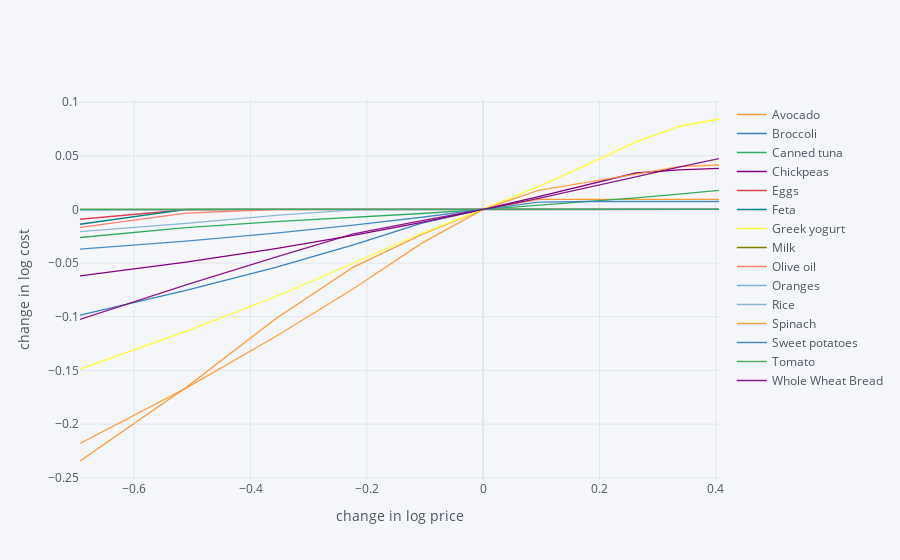

The notebook cell saved with this chart:
### Markdown cell above
## Deliverable [C] Sensitivity of Solution

### If the price of a particular kind of food increases by x%, how much does price of diet change, and how does the composition of the  diet change?

We can now begin deliverable C by graphin the prices from Berkeley Bowls for males age 22 against nutrients.

### Code cell
import cufflinks as cf
cf.go_offline()
scale = [.5,.6,.7,.8,.9,1.,1.1,1.2,1.3,1.4,1.5]
cost0 = solve_subsistence_problem(FoodNutrients,BerkBowlPrices,bminM22,bmaxM22,tol=1e-6).fun
Pricesbb_response={}
for s in scale:
    cost = {}
    for i,p in enumerate(BerkBowlPrices):
        my_p = BerkBowlPrices.copy()
        my_p[i] = p*s
        result = solve_subsistence_problem(FoodNutrients,my_p,bminM22,bmaxM22,tol=1e-6)
        cost[BerkBowlPrices.index[i]] = np.log(result.fun/cost0)
    Pricesbb_response[np.log(s)] = cost
Pricesbb_response = pd.DataFrame(Pricesbb_response).T
Pricesbb_response.iplot(xTitle='change in log price',yTitle='change in log cost')

### Figure 1 — Plotly figure (JSON) as saved in the notebook; plotly's stock layout.template omitted (floating-point values rounded to 4 significant figures)
{"data": [{"line": {"color": "rgba(255, 153, 51, 1.0)", "dash": "solid", "shape": "linear", "width": 1.3}, "mode": "lines", "name": "Avocado", "text": "", "type": "scatter", "x": [-0.6931, -0.5108, -0.3567, -0.2231, -0.1054, 0, 0.09531, 0.1823, 0.2624, 0.3365, 0.4055], "y": [-0.2344, -0.166, -0.1019, -0.05367, -0.02333, 0, 0.009483, 0.009483, 0.009483, 0.009483, 0.009483]}, {"line": {"color": "rgba(55, 128, 191, 1.0)", "dash": "solid", "shape": "linear", "width": 1.3}, "mode": "lines", "name": "Broccoli", "text": "", "type": "scatter", "x": [-0.6931, -0.5108, -0.3567, -0.2231, -0.1054, 0, 0.09531, 0.1823, 0.2624, 0.3365, 0.4055], "y": [-0.09857, -0.07536, -0.05402, -0.03312, -0.01265, 0, 2.149e-09, -7.061e-11, -4.429e-11, -1.193e-10, 1.118e-09]}, {"line": {"color": "rgba(50, 171, 96, 1.0)", "dash": "solid", "shape": "linear", "width": 1.3}, "mode": "lines", "name": "Canned tuna", "text": "", "type": "scatter", "x": [-0.6931, -0.5108, -0.3567, -0.2231, -0.1054, 0, 0.09531, 0.1823, 0.2624, 0.3365, 0.4055], "y": [-0.02612, -0.01684, -0.01133, -0.007538, -0.003762, 0, 0.003705, 0.007232, 0.01075, 0.01425, 0.01774]}, {"line": {"color": "rgba(128, 0, 128, 1.0)", "dash": "solid", "shape": "linear", "width": 1.3}, "mode": "lines", "name": "Chickpeas", "text": "", "type": "scatter", "x": [-0.6931, -0.5108, -0.3567, -0.2231, -0.1054, 0, 0.09531, 0.1823, 0.2624, 0.3365, 0.4055], "y": [-0.06191, -0.04917, -0.03659, -0.02422, -0.01204, 0, 0.01189, 0.02357, 0.03397, 0.03691, 0.03837]}, {"line": {"color": "rgba(219, 64, 82, 1.0)", "dash": "solid", "shape": "linear", "width": 1.3}, "mode": "lines", "name": "Eggs", "text": "", "type": "scatter", "x": [-0.6931, -0.5108, -0.3567, -0.2231, -0.1054, 0, 0.09531, 0.1823, 0.2624, 0.3365, 0.4055], "y": [-0.00911, -0.0002639, 6.048e-08, 3.64e-10, -9.117e-11, 0, -1.047e-10, 1.171e-07, -3.343e-11, -6.979e-11, -8.397e-11]}, {"line": {"color": "rgba(0, 128, 128, 1.0)", "dash": "solid", "shape": "linear", "width": 1.3}, "mode": "lines", "name": "Feta", "text": "", "type": "scatter", "x": [-0.6931, -0.5108, -0.3567, -0.2231, -0.1054, 0, 0.09531, 0.1823, 0.2624, 0.3365, 0.4055], "y": [-0.01382, 2.049e-10, -3.043e-11, 1.074e-07, 1.051e-07, 0, 2.979e-09, 4.262e-08, 3.393e-11, 1.215e-10, 1.439e-07]}, {"line": {"color": "rgba(255, 255, 51, 1.0)", "dash": "solid", "shape": "linear", "width": 1.3}, "mode": "lines", "name": "Greek yogurt", "text": "", "type": "scatter", "x": [-0.6931, -0.5108, -0.3567, -0.2231, -0.1054, 0, 0.09531, 0.1823, 0.2624, 0.3365, 0.4055], "y": [-0.1487, -0.1136, -0.08135, -0.05015, -0.02219, 0, 0.02154, 0.04248, 0.06298, 0.07732, 0.0843]}, {"line": {"color": "rgba(128, 128, 0, 1.0)", "dash": "solid", "shape": "linear", "width": 1.3}, "mode": "lines", "name": "Milk", "text": "", "type": "scatter", "x": [-0.6931, -0.5108, -0.3567, -0.2231, -0.1054, 0, 0.09531, 0.1823, 0.2624, 0.3365, 0.4055], "y": [-2.933e-05, 1.737e-09, 1.149e-10, -9.24e-11, -3.504e-11, 0, 2.866e-07, 3.227e-10, 6.705e-10, 3.117e-10, 1.38e-08]}, {"line": {"color": "rgba(251, 128, 114, 1.0)", "dash": "solid", "shape": "linear", "width": 1.3}, "mode": "lines", "name": "Olive oil", "text": "", "type": "scatter", "x": [-0.6931, -0.5108, -0.3567, -0.2231, -0.1054, 0, 0.09531, 0.1823, 0.2624, 0.3365, 0.4055], "y": [-0.0167, -0.003331, -4.301e-05, -5.726e-12, -1.74e-12, 0, 7.066e-12, 4.719e-08, 6.16e-09, -4.03e-13, 2.162e-07]}, {"line": {"color": "rgba(128, 177, 211, 1.0)", "dash": "solid", "shape": "linear", "width": 1.3}, "mode": "lines", "name": "Oranges", "text": "", "type": "scatter", "x": [-0.6931, -0.5108, -0.3567, -0.2231, -0.1054, 0, 0.09531, 0.1823, 0.2624, 0.3365, 0.4055], "y": [-0.0005845, -3.683e-06, -3.218e-11, -1.843e-11, -3.662e-13, 0, -8.837e-11, 3.014e-08, 1.586e-09, 7.748e-11, -1.124e-10]}, {"line": {"color": "rgba(128, 177, 211, 0.8999999999999999)", "dash": "solid", "shape": "linear", "width": 1.3}, "mode": "lines", "name": "Rice", "text": "", "type": "scatter", "x": [-0.6931, -0.5108, -0.3567, -0.2231, -0.1054, 0, 0.09531, 0.1823, 0.2624, 0.3365, 0.4055], "y": [-0.02066, -0.01306, -0.00551, -0.0004693, -0.0001205, 0, -3.951e-11, -5.46e-11, -6.152e-11, -6.511e-11, -6.704e-11]}, {"line": {"color": "rgba(255, 153, 51, 0.8999999999999999)", "dash": "solid", "shape": "linear", "width": 1.3}, "mode": "lines", "name": "Spinach", "text": "", "type": "scatter", "x": [-0.6931, -0.5108, -0.3567, -0.2231, -0.1054, 0, 0.09531, 0.1823, 0.2624, 0.3365, 0.4055], "y": [-0.2181, -0.1665, -0.1184, -0.07391, -0.03134, 0, 0.0178, 0.02604, 0.03297, 0.03985, 0.04142]}, {"line": {"color": "rgba(55, 128, 191, 0.8999999999999999)", "dash": "solid", "shape": "linear", "width": 1.3}, "mode": "lines", "name": "Sweet potatoes", "text": "", "type": "scatter", "x": [-0.6931, -0.5108, -0.3567, -0.2231, -0.1054, 0, 0.09531, 0.1823, 0.2624, 0.3365, 0.4055], "y": [-0.03693, -0.02943, -0.02199, -0.01461, -0.007277, 0, 0.006811, 0.007408, 0.007408, 0.007408, 0.007408]}, {"line": {"color": "rgba(50, 171, 96, 0.8999999999999999)", "dash": "solid", "shape": "linear", "width": 1.3}, "mode": "lines", "name": "Tomato ", "text": "", "type": "scatter", "x": [-0.6931, -0.5108, -0.3567, -0.2231, -0.1054, 0, 0.09531, 0.1823, 0.2624, 0.3365, 0.4055], "y": [0, 0, 0, 0, 0, 0, 0, 0, 0, 0, 0]}, {"line": {"color": "rgba(128, 0, 128, 0.8999999999999999)", "dash": "solid", "shape": "linear", "width": 1.3}, "mode": "lines", "name": "Whole Wheat Bread", "text": "", "type": "scatter", "x": [-0.6931, -0.5108, -0.3567, -0.2231, -0.1054, 0, 0.09531, 0.1823, 0.2624, 0.3365, 0.4055], "y": [-0.1024, -0.07024, -0.04449, -0.02266, -0.01038, 0, 0.01027, 0.02039, 0.03035, 0.03944, 0.04729]}], "layout": {"legend": {"bgcolor": "#F5F6F9", "font": {"color": "#4D5663"}}, "paper_bgcolor": "#F5F6F9", "plot_bgcolor": "#F5F6F9", "title": {"font": {"color": "#4D5663"}}, "xaxis": {"gridcolor": "#E1E5ED", "showgrid": true, "tickfont": {"color": "#4D5663"}, "title": {"font": {"color": "#4D5663"}, "text": "change in log price"}, "zerolinecolor": "#E1E5ED"}, "yaxis": {"gridcolor": "#E1E5ED", "showgrid": true, "tickfont": {"color": "#4D5663"}, "title": {"font": {"color": "#4D5663"}, "text": "change in log cost"}, "zerolinecolor": "#E1E5ED"}}}
